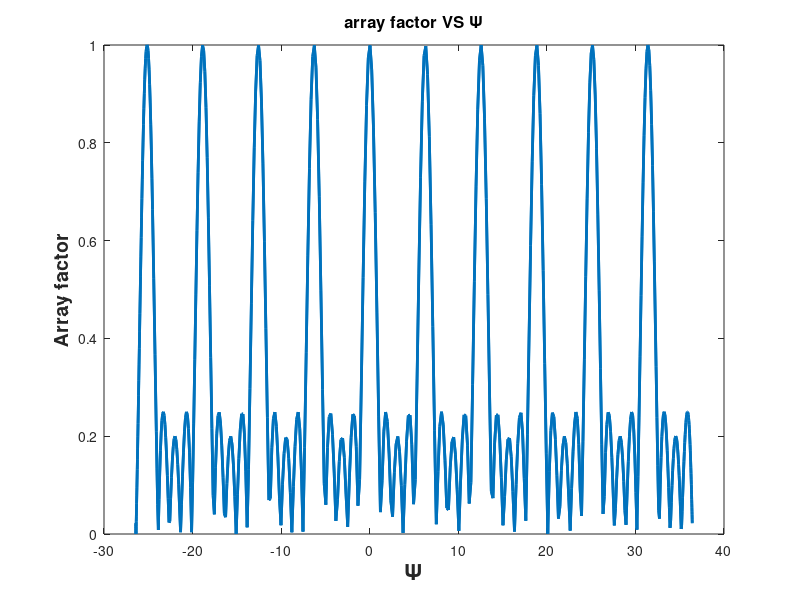

The MATLAB script that drew this image: (Note: this script raises an error after producing the figure.)
clear all;
clc;
lamda=1;
BETA=2*pi/lamda;
phi=linspace(0,2*pi,1000);
theta=linspace(0,2*pi,1000);


%get distance
d=input("enter the spacing w.r.t lamda d= ");
%get number of elements
N=input("enter number of elements N= ");
%get phase shift
alpha=input("The prograssive phase shift alpha= ");

%FOR Uniform linear antenna array(ULA)
gama=linspace(0,2*pi,1000);
epsi=alpha+BETA*d*cos(gama);
AF=sin(N*epsi/2)./(N*sin(epsi/2));
AF=abs(AF);

%(1)plot relation array factor VS ePsi
figure();
plot(epsi,AF,'LineWidth',2);
xlabel('{\Psi}','fontweight','bold','fontsize',16);
ylabel('Array factor','fontweight','bold','fontsize',14);
title('array factor VS {\Psi}','fontweight','bold','fontsize',12);

%(2)polarplot Visible region pattern from (alpha-Beta*d) to (alpha+Beta*d).
figure();
ax = polaraxes;
polarplot(ax,gama,AF,'LineWidth',2);
ax.ThetaZeroLocation = 'bottom';
title("2D pattern of (ULA)");

%(3)3D Pattern for dipole antenna .
figure
[theta ,phi]=meshgrid(theta,phi);
x=AF.*sin(theta).*cos(phi);
y=AF.*sin(theta).*sin(phi);
z=AF.*cos(theta);
surf(x,y,z);
title('3D radiation pattern of (ULA)');
shading flat;



